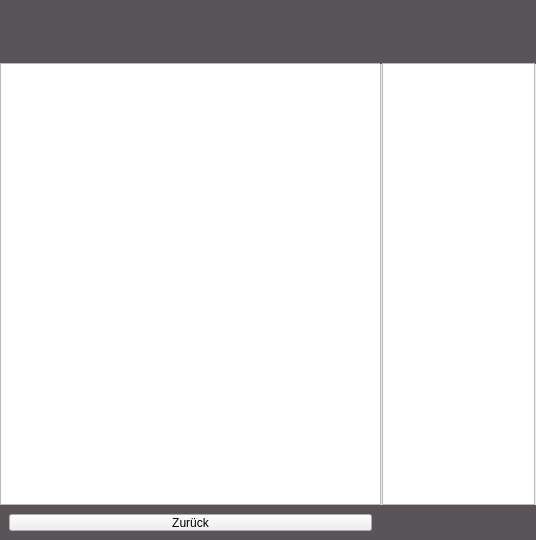
<?xml version="1.0" encoding="UTF-8"?>
<ui version="4.0">
 <class>QblDesktopFContent</class>
 <widget class="QWidget" name="QblDesktopFContent">
  <property name="geometry">
   <rect>
    <x>0</x>
    <y>0</y>
    <width>536</width>
    <height>540</height>
   </rect>
  </property>
  <property name="windowTitle">
   <string>Form</string>
  </property>
  <property name="styleSheet">
   <string notr="true">#ContactBottomFrame, #ContactTopFrame, #FileBottomFrame, #FileTopFrame {
	background-color: rgb(88,84,88);
}

</string>
  </property>
  <widget class="QFrame" name="FileFrame">
   <property name="geometry">
    <rect>
     <x>0</x>
     <y>0</y>
     <width>381</width>
     <height>541</height>
    </rect>
   </property>
   <property name="frameShape">
    <enum>QFrame::StyledPanel</enum>
   </property>
   <property name="frameShadow">
    <enum>QFrame::Raised</enum>
   </property>
   <widget class="QFrame" name="FileTopFrame">
    <property name="geometry">
     <rect>
      <x>0</x>
      <y>0</y>
      <width>381</width>
      <height>64</height>
     </rect>
    </property>
    <layout class="QHBoxLayout" name="horizontalLayout">
     <item>
      <widget class="QLabel" name="path">
       <property name="text">
        <string/>
       </property>
      </widget>
     </item>
    </layout>
   </widget>
   <widget class="QFrame" name="FileBottomFrame">
    <property name="geometry">
     <rect>
      <x>0</x>
      <y>505</y>
      <width>381</width>
      <height>35</height>
     </rect>
    </property>
    <layout class="QHBoxLayout" name="horizontalLayout_3">
     <item>
      <widget class="QPushButton" name="pushButton">
       <property name="text">
        <string>Zurück</string>
       </property>
      </widget>
     </item>
    </layout>
   </widget>
   <widget class="QTableView" name="tableView">
    <property name="geometry">
     <rect>
      <x>0</x>
      <y>63</y>
      <width>381</width>
      <height>442</height>
     </rect>
    </property>
    <property name="showGrid">
     <bool>false</bool>
    </property>
    <property name="sortingEnabled">
     <bool>true</bool>
    </property>
    <attribute name="horizontalHeaderStretchLastSection">
     <bool>true</bool>
    </attribute>
    <attribute name="verticalHeaderVisible">
     <bool>false</bool>
    </attribute>
   </widget>
  </widget>
  <widget class="QFrame" name="ContactFrame">
   <property name="geometry">
    <rect>
     <x>380</x>
     <y>0</y>
     <width>161</width>
     <height>541</height>
    </rect>
   </property>
   <property name="frameShape">
    <enum>QFrame::StyledPanel</enum>
   </property>
   <property name="frameShadow">
    <enum>QFrame::Raised</enum>
   </property>
   <widget class="QFrame" name="ContactTopFrame">
    <property name="geometry">
     <rect>
      <x>0</x>
      <y>0</y>
      <width>161</width>
      <height>64</height>
     </rect>
    </property>
    <layout class="QHBoxLayout" name="horizontalLayout_2"/>
   </widget>
   <widget class="QFrame" name="ContactBottomFrame">
    <property name="geometry">
     <rect>
      <x>0</x>
      <y>505</y>
      <width>161</width>
      <height>35</height>
     </rect>
    </property>
    <layout class="QHBoxLayout" name="horizontalLayout_4"/>
   </widget>
   <widget class="QListView" name="listView">
    <property name="geometry">
     <rect>
      <x>2</x>
      <y>63</y>
      <width>153</width>
      <height>442</height>
     </rect>
    </property>
   </widget>
  </widget>
 </widget>
 <resources/>
 <connections/>
</ui>
